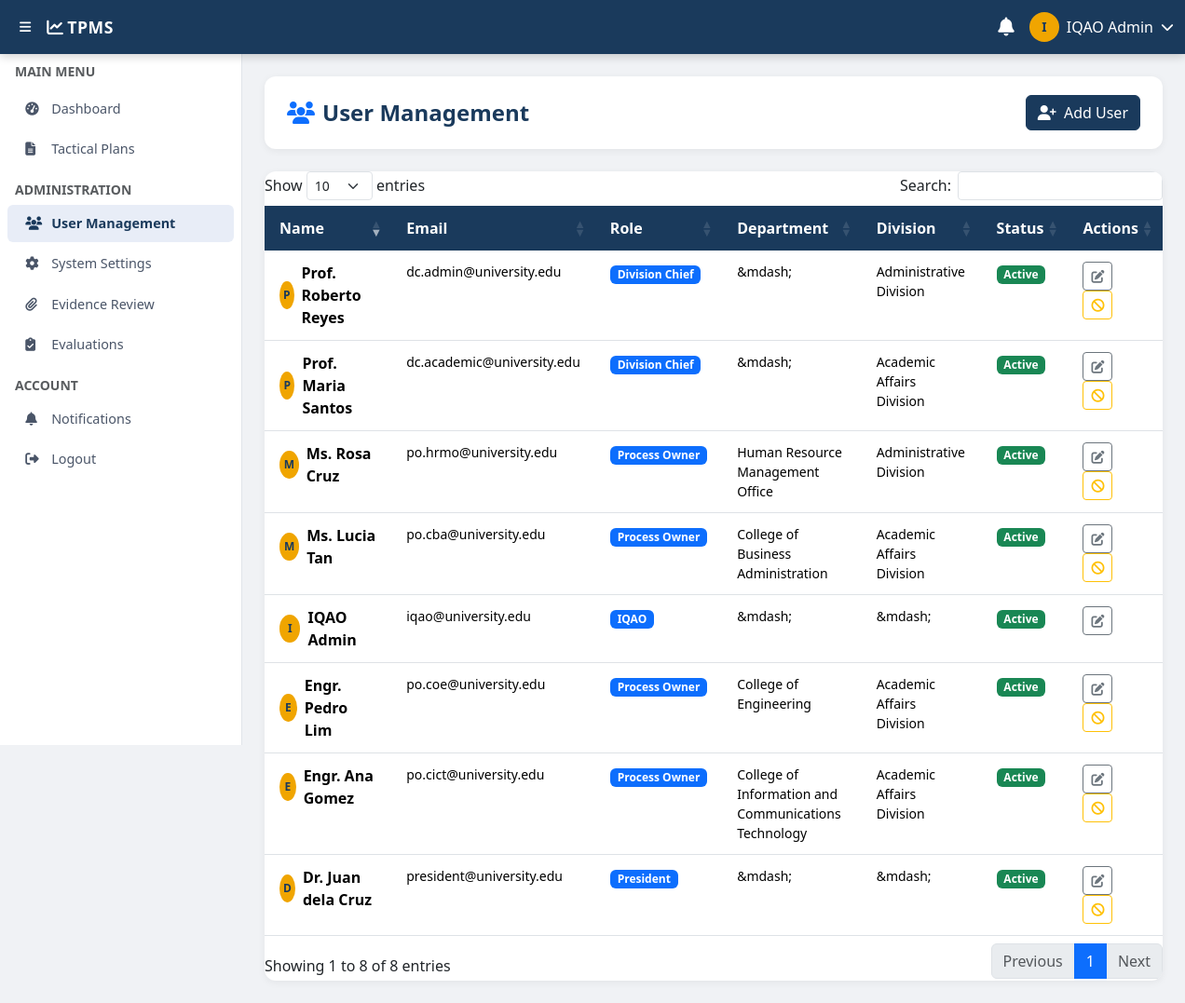
The page /admin/users.php (signed in) on the database its author committed.
### tables this page shows
CREATE TABLE users (
    id INT PRIMARY KEY AUTO_INCREMENT,
    name VARCHAR(200) NOT NULL,
    email VARCHAR(200) UNIQUE NOT NULL,
    password VARCHAR(255) NOT NULL,
    role ENUM('process_owner','division_chief','iqao','president') NOT NULL,
    department_id INT NULL,
    division_id INT NULL,
    is_active TINYINT(1) DEFAULT 1,
    created_at TIMESTAMP DEFAULT CURRENT_TIMESTAMP,
    updated_at TIMESTAMP DEFAULT CURRENT_TIMESTAMP ON UPDATE CURRENT_TIMESTAMP,
    FOREIGN KEY (department_id) REFERENCES departments(id) ON DELETE SET NULL,
    FOREIGN KEY (division_id) REFERENCES divisions(id) ON DELETE SET NULL
);

CREATE TABLE departments (
    id INT PRIMARY KEY AUTO_INCREMENT,
    name VARCHAR(200) NOT NULL,
    code VARCHAR(50),
    division_id INT,
    created_at TIMESTAMP DEFAULT CURRENT_TIMESTAMP,
    FOREIGN KEY (division_id) REFERENCES divisions(id) ON DELETE SET NULL
);

CREATE TABLE divisions (
    id INT PRIMARY KEY AUTO_INCREMENT,
    name VARCHAR(200) NOT NULL,
    created_at TIMESTAMP DEFAULT CURRENT_TIMESTAMP
);

### includes/functions.php (called while the page is built, shortened)
<?php
function e($str) {
    return htmlspecialchars((string)$str, ENT_QUOTES, 'UTF-8');
}
function currentUser(PDO $pdo) {
    static $user = null;
    if ($user === null && isset($_SESSION['user_id'])) {
        $stmt = $pdo->prepare("
            SELECT u.*, d.name AS department_name, d.code AS department_code, dv.name AS division_name
            FROM users u
            LEFT JOIN departments d ON u.department_id = d.id
            LEFT JOIN divisions dv ON u.division_id = dv.id
            WHERE u.id = ?
        ");
        $stmt->execute([$_SESSION['user_id']]);
        $user = $stmt->fetch();
    }
    return $user;
}

### admin/users.php (the view, shortened to what this page needs)
<?php
require_once __DIR__ . '/../config/database.php';
require_once __DIR__ . '/../includes/functions.php';
$users = $pdo->query("
    SELECT u.*, d.name AS dept_name, dv.name AS div_name
    FROM users u
    LEFT JOIN departments d ON u.department_id = d.id
    LEFT JOIN divisions dv ON u.division_id = dv.id
    ORDER BY u.role, u.name
")->fetchAll();
$roleLabels = [ROLE_PO=>'Process Owner',ROLE_DC=>'Division Chief',ROLE_IQAO=>'IQAO',ROLE_PRESIDENT=>'President'];
?>
<?php include __DIR__ . '/../includes/header.php'; ?>
<?php include __DIR__ . '/../includes/sidebar.php'; ?>
<div class="content-wrapper">
    <div class="page-header">
        <h4><i class="fas fa-users me-2 text-primary"></i>User Management</h4>
        <a href="<?= APP_URL ?>/admin/user_form.php" class="btn btn-primary">
            <i class="fas fa-user-plus me-1"></i> Add User
        </a>
    </div>
    <div class="table-card">
        <div class="table-responsive">
            <table class="table datatable">
                <thead>
                    <tr>
                        <th>Name</th>
                        <th>Email</th>
                        <th>Role</th>
                        <th>Department</th>
                        <th>Division</th>
                        <th>Status</th>
                        <th>Actions</th>
                    </tr>
                </thead>
                <tbody>
                    <?php foreach ($users as $u): ?>
                    <tr>
                        <td>
                            <div class="d-flex align-items-center gap-2">
                                <div class="avatar-circle" style="width:30px;height:30px;font-size:.75rem"><?= strtoupper(substr($u['name'],0,1)) ?></div>
                                <span class="fw-semibold"><?= e($u['name']) ?></span>
                            </div>
                        </td>
                        <td class="small"><?= e($u['email']) ?></td>
                        <td><span class="badge bg-primary"><?= e($roleLabels[$u['role']] ?? $u['role']) ?></span></td>
                        <td class="small"><?= e($u['dept_name'] ?? '&mdash;') ?></td>
                        <td class="small"><?= e($u['div_name'] ?? '&mdash;') ?></td>
                        <td>
                            <span class="badge <?= $u['is_active'] ? 'bg-success' : 'bg-secondary' ?>">
                                <?= $u['is_active'] ? 'Active' : 'Disabled' ?>
                            </span>
                        </td>
                        <td>
                            <a href="<?= APP_URL ?>/admin/user_form.php?id=<?= $u['id'] ?>" class="btn btn-sm btn-outline-secondary me-1">
                                <i class="fas fa-edit"></i>
                            </a>
                            <?php if ($u['id'] != $_SESSION['user_id']): ?>
                            <form method="POST" style="display:inline">
                                <button type="submit" class="btn btn-sm <?= $u['is_active'] ? 'btn-outline-warning' : 'btn-outline-success' ?>"
                                    onclick="return confirm('<?= $u['is_active'] ? 'Disable' : 'Enable' ?> this user?')">
                                    <i class="fas <?= $u['is_active'] ? 'fa-ban' : 'fa-check' ?>"></i>
                                </button>
                            </form>
                            <?php endif; ?>
                        </td>
                    </tr>
                    <?php endforeach; ?>
                </tbody>
            </table>
        </div>
    </div>
</div>
<?php include __DIR__ . '/../includes/footer.php'; ?>

### includes/header.php (shortened to what this page needs)
<!DOCTYPE html>
<html lang="en">
<head>
<link href="https://cdn.jsdelivr.net/npm/bootstrap@5.3.2/dist/css/bootstrap.min.css" rel="stylesheet">
<link href="https://cdnjs.cloudflare.com/ajax/libs/font-awesome/6.5.0/css/all.min.css" rel="stylesheet">
<link href="https://cdn.datatables.net/1.13.8/css/dataTables.bootstrap5.min.css" rel="stylesheet">
<link href="<?= APP_URL ?>/assets/css/style.css" rel="stylesheet">
</head>
<body>
<?php $user = currentUser($pdo); $unread = getUnreadCount($pdo, $_SESSION['user_id']); ?>
<nav class="navbar navbar-expand-lg navbar-dark tpms-navbar fixed-top">
    <div class="container-fluid">
        <button class="btn btn-sm text-white me-2" id="sidebarToggle">
            <i class="fas fa-bars"></i>
        </button>
        <a class="navbar-brand fw-bold" href="<?= APP_URL ?>/dashboard.php">
            <i class="fas fa-chart-line me-1"></i><?= APP_NAME ?>
        </a>
        <div class="ms-auto d-flex align-items-center gap-3">
            <div class="dropdown">
                <a href="#" class="text-white position-relative" data-bs-toggle="dropdown" id="notifBell">
                    <i class="fas fa-bell fa-lg"></i>
                </a>
            </div>
            <div class="dropdown">
                <a href="#" class="text-white d-flex align-items-center gap-2 text-decoration-none" data-bs-toggle="dropdown">
                    <div class="avatar-circle"><?= strtoupper(substr($user['name'], 0, 1)) ?></div>
                    <span class="d-none d-md-block"><?= e($user['name']) ?></span>
                    <i class="fas fa-chevron-down small"></i>
                </a>
            </div>
        </div>
    </div>
</nav>
<div class="wrapper">

### assets/css/style.css (style rules this page uses)
:root { --primary: #1a3a5c; --primary-light: #254d7a; --accent: #f0a500; --accent-light: #ffc53d; --sidebar-width: 260px; --navbar-height: 58px; }
body { font-family: 'Segoe UI', sans-serif; background: #f0f2f5; padding-top: var(--navbar-height); }
.tpms-navbar { background: var(--primary) !important; box-shadow: 0 2px 10px rgba(0,0,0,.2); height: var(--navbar-height); }
.tpms-navbar .navbar-brand { font-size: 1.1rem; letter-spacing: .5px; }
.wrapper { display: flex; }
.content-wrapper { margin-left: var(--sidebar-width); padding: 24px; flex: 1; min-height: calc(100vh - var(--navbar-height)); transition: margin .25s ease; }
.avatar-circle { width: 32px; height: 32px; background: var(--accent); color: var(--primary); border-radius: 50%; display: flex; align-items: center; justify-content: center; font-weight: 700; font-size: .85rem; }
.page-header { background: #fff; border-radius: 12px; padding: 1.25rem 1.5rem; margin-bottom: 1.5rem; box-shadow: 0 2px 8px rgba(0,0,0,.06); display: flex; align-items: center; justify-content: space-between; }
.page-header h4 { margin: 0; color: var(--primary); font-weight: 700; }
.table-card { background: #fff; border-radius: 12px; box-shadow: 0 2px 8px rgba(0,0,0,.06); overflow: hidden; }
.table-card .table { margin: 0; }
.table-card .table thead th { background: var(--primary); color: #fff; border: none; font-weight: 600; }
.table > :not(caption) > * > * { padding: .75rem 1rem; }
.btn-primary { background: var(--primary); border-color: var(--primary); }
.badge { font-size: .75rem; padding: .35em .65em; }

### rows shown on the page
users: name "I", name "IQAO Admin", email "iqao@university.edu", role "IQAO", dept_name "&mdash;", div_name "&mdash;", is_active "Active"
users: name "E", name "Engr. Ana Gomez", email "po.cict@university.edu", role "Process Owner", department.name "College of Information and Communications Technology", division.name "Academic Affairs Division", is_active "Active"
users: name "E", name "Engr. Pedro Lim", email "po.coe@university.edu", role "Process Owner", department.name "College of Engineering", division.name "Academic Affairs Division", is_active "Active"
users: name "M", name "Ms. Lucia Tan", email "po.cba@university.edu", role "Process Owner", department.name "College of Business Administration", division.name "Academic Affairs Division", is_active "Active"
users: name "M", name "Ms. Rosa Cruz", email "po.hrmo@university.edu", role "Process Owner", department.name "Human Resource Management Office", division.name "Administrative Division", is_active "Active"
users: name "P", name "Prof. Maria Santos", email "dc.academic@university.edu", role "Division Chief", dept_name "&mdash;", division.name "Academic Affairs Division", is_active "Active"
users: name "P", name "Prof. Roberto Reyes", email "dc.admin@university.edu", role "Division Chief", dept_name "&mdash;", division.name "Administrative Division", is_active "Active"
users: name "D", name "Dr. Juan dela Cruz", email "president@university.edu", role "President", dept_name "&mdash;", div_name "&mdash;", is_active "Active"

### other values the page prints
APP_NAME "TPMS"
$label "Dashboard Tactical Plans User Management System Settings Evidence Review Evaluations Notifications"
